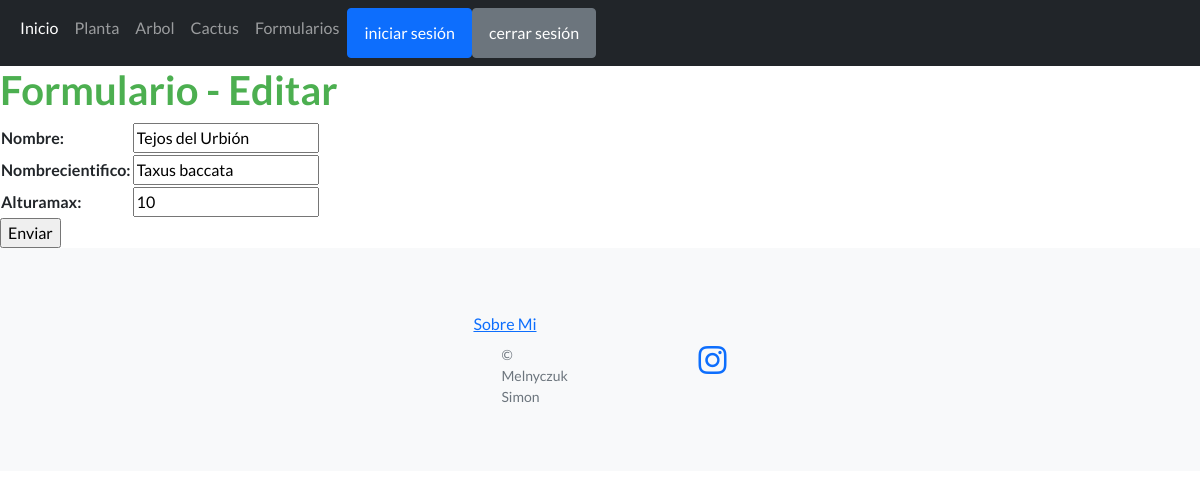
The page /editarArbol/Tejos del Urbión/ on the database its author committed.
### CoderApp/models.py (models this page shows, shortened)
class Arbol(models.Model):
    nombre = models.CharField(max_length=40)
    nombreCientifico = models.CharField(max_length=40)
    alturaMax = models.IntegerField()

### CoderApp/views.py (the view)
# urls.py: path('editarArbol/<arbol_nombre>/', views.editarArbol, name="editarArbol"),
def editarArbol(request, arbol_nombre):
      arbol = Arbol.objects.get(nombre=arbol_nombre)
      if request.method == 'POST':
            miFormulario = ArbolFormulario(request.POST)
            print(miFormulario)
            if miFormulario.is_valid:
                  informacion = miFormulario.cleaned_data
                  arbol.nombre = informacion['nombre']
                  arbol.nombreCientifico = informacion['nombreCientifico']
                  arbol.alturaMax= informacion['alturaMax']
                  arbol.save()
                  return render(request, "inicio.html")
      else:
            miFormulario= ArbolFormulario(initial={'nombre': arbol.nombre, 'nombreCientifico':arbol.nombreCientifico ,
            'alturaMax':arbol.alturaMax})
      return render(request, "editarArbol.html", {"miFormulario":miFormulario, "arbol_nombre":arbol_nombre})

### CoderApp/forms.py
class ArbolFormulario(forms.Form):
    nombre = forms.CharField(max_length=40)
    nombreCientifico = forms.CharField(max_length=40)
    alturaMax = forms.IntegerField()

### CoderApp/Templates/editarArbol.html (shortened to what this page needs)
{% extends "padre.html" %}
{% load static %}
{% block contenidoQueCambia %}
    <h1>Formulario - Editar</h1>
    <form action="" method="post">{% csrf_token %}
        <table>
            {{ miFormulario.as_table }}
        </table>
        <input type="submit", value="Enviar">
    </form>
{% endblock %}

### rows shown on the page
Arbol: nombre "Tejos del Urbión", nombreCientifico "Taxus baccata", alturaMax "10"
